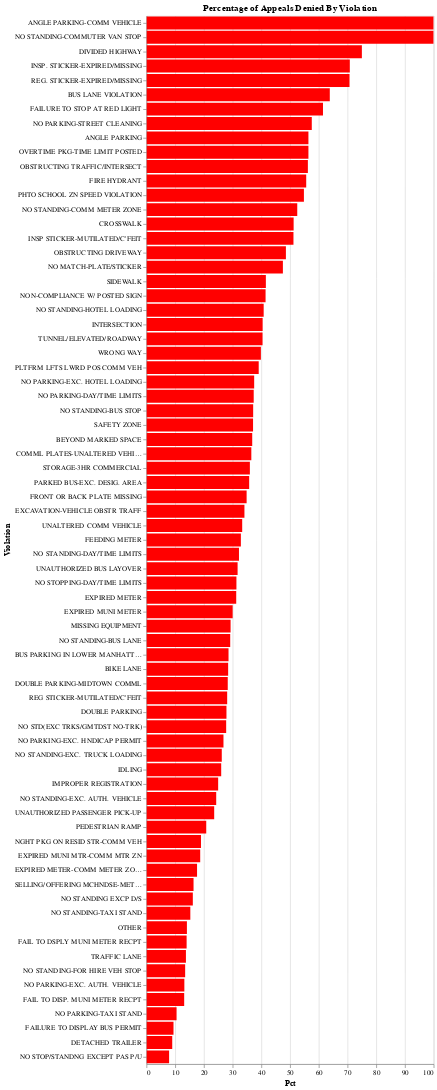

Source (notebook cell):
### Code cell
# Graph denied appeals in altair
denied = df_violation_grouped.loc[df_violation_grouped['Coded Violation Status'] == 'Denied']
alt.Chart(denied).mark_bar(color='red').encode(
    alt.X('Pct'),
    alt.Y('Violation', sort=alt.EncodingSortField(field="Pct", order="descending")),
).interactive().properties(
    title="Percentage of Appeals Denied By Violation"
)

### Figure 1 — Vega-Lite specification as saved in the notebook (floating-point values rounded to 4 significant figures)
{"config": {"view": {"continuousWidth": 400, "continuousHeight": 300}}, "data": {"name": "data-d691537e369fcc55bf58f67ea337b6d5"}, "mark": {"type": "bar", "color": "red"}, "encoding": {"x": {"type": "quantitative", "field": "Pct"}, "y": {"type": "nominal", "field": "Violation", "sort": {"field": "Pct", "order": "descending"}}}, "selection": {"selector014": {"type": "interval", "bind": "scales", "encodings": ["x", "y"]}}, "title": "Percentage of Appeals Denied By Violation", "$schema": "https://vega.github.io/schema/vega-lite/v4.8.1.json", "datasets": {"data-d691537e369fcc55bf58f67ea337b6d5": [{"index": 3, "Violation": "ANGLE PARKING", "Coded Violation Status": "Denied", "Summons Number": 794, "Pct": 56.39}, {"index": 7, "Violation": "ANGLE PARKING-COMM VEHICLE", "Coded Violation Status": "Denied", "Summons Number": 49, "Pct": 100.0}, {"index": 10, "Violation": "BEYOND MARKED SPACE", "Coded Violation Status": "Denied", "Summons Number": 334, "Pct": 36.82}, {"index": 14, "Violation": "BIKE LANE", "Coded Violation Status": "Denied", "Summons Number": 12401, "Pct": 28.44}, {"index": 18, "Violation": "BUS LANE VIOLATION", "Coded Violation Status": "Denied", "Summons Number": 11290, "Pct": 63.83}, {"index": 22, "Violation": "BUS PARKING IN LOWER MANHATTAN", "Coded Violation Status": "Denied", "Summons Number": 80, "Pct": 28.57}, {"index": 26, "Violation": "COMML PLATES-UNALTERED VEHICLE", "Coded Violation Status": "Denied", "Summons Number": 4476, "Pct": 36.51}, {"index": 30, "Violation": "CROSSWALK", "Coded Violation Status": "Denied", "Summons Number": 11562, "Pct": 51.24}, {"index": 34, "Violation": "DETACHED TRAILER", "Coded Violation Status": "Denied", "Summons Number": 232, "Pct": 8.97}, {"index": 38, "Violation": "DIVIDED HIGHWAY", "Coded Violation Status": "Denied", "Summons Number": 72, "Pct": 75.0}, {"index": 41, "Violation": "DOUBLE PARKING", "Coded Violation Status": "Denied", "Summons Number": 39331, "Pct": 27.85}, {"index": 45, "Violation": "DOUBLE PARKING-MIDTOWN COMML", "Coded Violation Status": "Denied", "Summons Number": 25968, "Pct": 28.3}, {"index": 53, "Violation": "EXCAVATION-VEHICLE OBSTR TRAFF", "Coded Violation Status": "Denied", "Summons Number": 147, "Pct": 34.11}, {"index": 57, "Violation": "EXPIRED METER", "Coded Violation Status": "Denied", "Summons Number": 150, "Pct": 31.25}, {"index": 61, "Violation": "EXPIRED METER-COMM METER ZONE", "Coded Violation Status": "Denied", "Summons Number": 31, "Pct": 17.61}, {"index": 65, "Violation": "EXPIRED MUNI METER", "Coded Violation Status": "Denied", "Summons Number": 33289, "Pct": 30.01}, {"index": 69, "Violation": "EXPIRED MUNI MTR-COMM MTR ZN", "Coded Violation Status": "Denied", "Summons Number": 8629, "Pct": 18.71}, {"index": 73, "Violation": "FAIL TO DISP. MUNI METER RECPT", "Coded Violation Status": "Denied", "Summons Number": 19979, "Pct": 13.13}, {"index": 77, "Violation": "FAIL TO DSPLY MUNI METER RECPT", "Coded Violation Status": "Denied", "Summons Number": 54630, "Pct": 13.98}, {"index": 81, "Violation": "FAILURE TO DISPLAY BUS PERMIT", "Coded Violation Status": "Denied", "Summons Number": 38, "Pct": 9.41}, {"index": 84, "Violation": "FAILURE TO STOP AT RED LIGHT", "Coded Violation Status": "Denied", "Summons Number": 11172, "Pct": 61.46}, {"index": 88, "Violation": "FEEDING METER", "Coded Violation Status": "Denied", "Summons Number": 95, "Pct": 32.87}, {"index": 92, "Violation": "FIRE HYDRANT", "Coded Violation Status": "Denied", "Summons Number": 53339, "Pct": 55.62}, {"index": 96, "Violation": "FRONT OR BACK PLATE MISSING", "Coded Violation Status": "Denied", "Summons Number": 11492, "Pct": 34.87}, {"index": 100, "Violation": "IDLING", "Coded Violation Status": "Denied", "Summons Number": 394, "Pct": 26.02}, {"index": 104, "Violation": "IMPROPER REGISTRATION", "Coded Violation Status": "Denied", "Summons Number": 337, "Pct": 24.96}, {"index": 108, "Violation": "INSP STICKER-MUTILATED/C'FEIT", "Coded Violation Status": "Denied", "Summons Number": 1816, "Pct": 51.18}, {"index": 112, "Violation": "INSP. STICKER-EXPIRED/MISSING", "Coded Violation Status": "Denied", "Summons Number": 60532, "Pct": 70.8}, {"index": 116, "Violation": "INTERSECTION", "Coded Violation Status": "Denied", "Summons Number": 180, "Pct": 40.45}, {"index": 124, "Violation": "MISSING EQUIPMENT", "Coded Violation Status": "Denied", "Summons Number": 162, "Pct": 29.29}, {"index": 128, "Violation": "NGHT PKG ON RESID STR-COMM VEH", "Coded Violation Status": "Denied", "Summons Number": 2686, "Pct": 18.98}, {"index": 135, "Violation": "NO MATCH-PLATE/STICKER", "Coded Violation Status": "Denied", "Summons Number": 1198, "Pct": 47.5}, {"index": 141, "Violation": "NO PARKING-DAY/TIME LIMITS", "Coded Violation Status": "Denied", "Summons Number": 43146, "Pct": 37.34}, {"index": 145, "Violation": "NO PARKING-EXC. AUTH. VEHICLE", "Coded Violation Status": "Denied", "Summons Number": 1590, "Pct": 13.19}, {"index": 149, "Violation": "NO PARKING-EXC. HNDICAP PERMIT", "Coded Violation Status": "Denied", "Summons Number": 267, "Pct": 26.81}, {"index": 153, "Violation": "NO PARKING-EXC. HOTEL LOADING", "Coded Violation Status": "Denied", "Summons Number": 90, "Pct": 37.5}, {"index": 157, "Violation": "NO PARKING-STREET CLEANING", "Coded Violation Status": "Denied", "Summons Number": 77295, "Pct": 57.56}, {"index": 161, "Violation": "NO PARKING-TAXI STAND", "Coded Violation Status": "Denied", "Summons Number": 575, "Pct": 10.48}, {"index": 165, "Violation": "NO STANDING EXCP D/S", "Coded Violation Status": "Denied", "Summons Number": 892, "Pct": 16.14}, {"index": 172, "Violation": "NO STANDING-BUS LANE", "Coded Violation Status": "Denied", "Summons Number": 3582, "Pct": 29.16}, {"index": 176, "Violation": "NO STANDING-BUS STOP", "Coded Violation Status": "Denied", "Summons Number": 38714, "Pct": 37.15}, {"index": 180, "Violation": "NO STANDING-COMM METER ZONE", "Coded Violation Status": "Denied", "Summons Number": 14232, "Pct": 52.5}, {"index": 184, "Violation": "NO STANDING-COMMUTER VAN STOP", "Coded Violation Status": "Denied", "Summons Number": 26, "Pct": 100.0}, {"index": 188, "Violation": "NO STANDING-DAY/TIME LIMITS", "Coded Violation Status": "Denied", "Summons Number": 118511, "Pct": 32.21}, {"index": 192, "Violation": "NO STANDING-EXC. AUTH. VEHICLE", "Coded Violation Status": "Denied", "Summons Number": 6040, "Pct": 24.28}, {"index": 196, "Violation": "NO STANDING-EXC. TRUCK LOADING", "Coded Violation Status": "Denied", "Summons Number": 9783, "Pct": 26.22}, {"index": 200, "Violation": "NO STANDING-FOR HIRE VEH STOP", "Coded Violation Status": "Denied", "Summons Number": 85, "Pct": 13.47}, {"index": 203, "Violation": "NO STANDING-HOTEL LOADING", "Coded Violation Status": "Denied", "Summons Number": 1823, "Pct": 40.81}, {"index": 213, "Violation": "NO STANDING-TAXI STAND", "Coded Violation Status": "Denied", "Summons Number": 1807, "Pct": 15.27}, {"index": 217, "Violation": "NO STD(EXC TRKS/GMTDST NO-TRK)", "Coded Violation Status": "Denied", "Summons Number": 454, "Pct": 27.75}, {"index": 221, "Violation": "NO STOP/STANDNG EXCEPT PAS P/U", "Coded Violation Status": "Denied", "Summons Number": 26, "Pct": 7.88}, {"index": 224, "Violation": "NO STOPPING-DAY/TIME LIMITS", "Coded Violation Status": "Denied", "Summons Number": 9943, "Pct": 31.32}, {"index": 228, "Violation": "NON-COMPLIANCE W/ POSTED SIGN", "Coded Violation Status": "Denied", "Summons Number": 2685, "Pct": 41.47}, {"index": 232, "Violation": "OBSTRUCTING DRIVEWAY", "Coded Violation Status": "Denied", "Summons Number": 2179, "Pct": 48.55}, {"index": 236, "Violation": "OBSTRUCTING TRAFFIC/INTERSECT", "Coded Violation Status": "Denied", "Summons Number": 7676, "Pct": 56.2}, {"index": 244, "Violation": "OTHER", "Coded Violation Status": "Denied", "Summons Number": 30, "Pct": 14.08}, {"index": 251, "Violation": "OVERTIME PKG-TIME LIMIT POSTED", "Coded Violation Status": "Denied", "Summons Number": 309, "Pct": 56.39}, {"index": 259, "Violation": "PARKED BUS-EXC. DESIG. AREA", "Coded Violation Status": "Denied", "Summons Number": 2091, "Pct": 35.76}, {"index": 263, "Violation": "PEDESTRIAN RAMP", "Coded Violation Status": "Denied", "Summons Number": 246, "Pct": 20.81}, {"index": 267, "Violation": "PHTO SCHOOL ZN SPEED VIOLATION", "Coded Violation Status": "Denied", "Summons Number": 17939, "Pct": 54.82}, {"index": 274, "Violation": "PLTFRM LFTS LWRD POS COMM VEH", "Coded Violation Status": "Denied", "Summons Number": 20525, "Pct": 39.08}, {"index": 281, "Violation": "REG STICKER-MUTILATED/C'FEIT", "Coded Violation Status": "Denied", "Summons Number": 611, "Pct": 28.1}, {"index": 285, "Violation": "REG. STICKER-EXPIRED/MISSING", "Coded Violation Status": "Denied", "Summons Number": 50988, "Pct": 70.7}, {"index": 290, "Violation": "SAFETY ZONE", "Coded Violation Status": "Denied", "Summons Number": 6223, "Pct": 37.11}, {"index": 294, "Violation": "SELLING/OFFERING MCHNDSE-METER", "Coded Violation Status": "Denied", "Summons Number": 404, "Pct": 16.39}, {"index": 298, "Violation": "SIDEWALK", "Coded Violation Status": "Denied", "Summons Number": 8474, "Pct": 41.57}, {"index": 302, "Violation": "STORAGE-3HR COMMERCIAL", "Coded Violation Status": "Denied", "Summons Number": 1914, "Pct": 36.0}, {"index": 306, "Violation": "TRAFFIC LANE", "Coded Violation Status": "Denied", "Summons Number": 370, "Pct": 13.74}, {"index": 310, "Violation": "TUNNEL/ELEVATED/ROADWAY", "Coded Violation Status": "Denied", "Summons Number": 424, "Pct": 40.42}, {"index": 316, "Violation": "UNALTERED COMM VEHICLE", "Coded Violation Status": "Denied", "Summons Number": 25, "Pct": 33.33}, {"index": 319, "Violation": "UNAUTHORIZED BUS LAYOVER", "Coded Violation Status": "Denied", "Summons Number": 1137, "Pct": 31.73}, {"index": 323, "Violation": "UNAUTHORIZED PASSENGER PICK-UP", "Coded Violation Status": "Denied", "Summons Number": 79, "Pct": 23.58}, {"index": 339, "Violation": "WRONG WAY", "Coded Violation Status": "Denied", "Summons Number": 992, "Pct": 39.84}]}}
